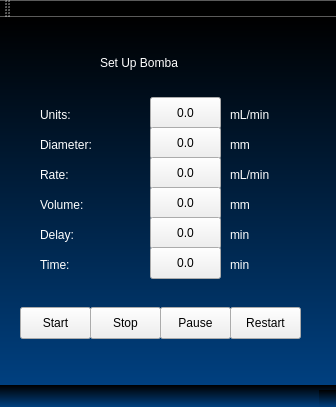
<?xml version="1.0" encoding="UTF-8"?>
<ui version="4.0">
 <class>MainWindow</class>
 <widget class="QMainWindow" name="MainWindow">
  <property name="geometry">
   <rect>
    <x>0</x>
    <y>0</y>
    <width>336</width>
    <height>407</height>
   </rect>
  </property>
  <property name="palette">
   <palette>
    <active>
     <colorrole role="WindowText">
      <brush brushstyle="SolidPattern">
       <color alpha="255">
        <red>255</red>
        <green>255</green>
        <blue>255</blue>
       </color>
      </brush>
     </colorrole>
     <colorrole role="Button">
      <brush brushstyle="LinearGradientPattern">
       <gradient startx="0.000000000000000" starty="1.000000000000000" endx="0.000000000000000" endy="0.000000000000000" type="LinearGradient" spread="PadSpread" coordinatemode="ObjectBoundingMode">
        <gradientstop position="0.000000000000000">
         <color alpha="255">
          <red>0</red>
          <green>64</green>
          <blue>128</blue>
         </color>
        </gradientstop>
        <gradientstop position="1.000000000000000">
         <color alpha="255">
          <red>0</red>
          <green>0</green>
          <blue>0</blue>
         </color>
        </gradientstop>
       </gradient>
      </brush>
     </colorrole>
     <colorrole role="Light">
      <brush brushstyle="SolidPattern">
       <color alpha="255">
        <red>121</red>
        <green>123</green>
        <blue>125</blue>
       </color>
      </brush>
     </colorrole>
     <colorrole role="Midlight">
      <brush brushstyle="SolidPattern">
       <color alpha="255">
        <red>101</red>
        <green>102</green>
        <blue>104</blue>
       </color>
      </brush>
     </colorrole>
     <colorrole role="Dark">
      <brush brushstyle="SolidPattern">
       <color alpha="255">
        <red>40</red>
        <green>41</green>
        <blue>41</blue>
       </color>
      </brush>
     </colorrole>
     <colorrole role="Mid">
      <brush brushstyle="SolidPattern">
       <color alpha="255">
        <red>54</red>
        <green>54</green>
        <blue>55</blue>
       </color>
      </brush>
     </colorrole>
     <colorrole role="Text">
      <brush brushstyle="SolidPattern">
       <color alpha="255">
        <red>255</red>
        <green>255</green>
        <blue>255</blue>
       </color>
      </brush>
     </colorrole>
     <colorrole role="BrightText">
      <brush brushstyle="SolidPattern">
       <color alpha="255">
        <red>255</red>
        <green>255</green>
        <blue>255</blue>
       </color>
      </brush>
     </colorrole>
     <colorrole role="ButtonText">
      <brush brushstyle="SolidPattern">
       <color alpha="255">
        <red>255</red>
        <green>255</green>
        <blue>255</blue>
       </color>
      </brush>
     </colorrole>
     <colorrole role="Base">
      <brush brushstyle="LinearGradientPattern">
       <gradient startx="0.000000000000000" starty="1.000000000000000" endx="0.000000000000000" endy="0.000000000000000" type="LinearGradient" spread="PadSpread" coordinatemode="ObjectBoundingMode">
        <gradientstop position="0.000000000000000">
         <color alpha="255">
          <red>0</red>
          <green>64</green>
          <blue>128</blue>
         </color>
        </gradientstop>
        <gradientstop position="1.000000000000000">
         <color alpha="255">
          <red>0</red>
          <green>0</green>
          <blue>0</blue>
         </color>
        </gradientstop>
       </gradient>
      </brush>
     </colorrole>
     <colorrole role="Window">
      <brush brushstyle="LinearGradientPattern">
       <gradient startx="0.000000000000000" starty="1.000000000000000" endx="0.000000000000000" endy="0.000000000000000" type="LinearGradient" spread="PadSpread" coordinatemode="ObjectBoundingMode">
        <gradientstop position="0.000000000000000">
         <color alpha="255">
          <red>0</red>
          <green>64</green>
          <blue>128</blue>
         </color>
        </gradientstop>
        <gradientstop position="1.000000000000000">
         <color alpha="255">
          <red>0</red>
          <green>0</green>
          <blue>0</blue>
         </color>
        </gradientstop>
       </gradient>
      </brush>
     </colorrole>
     <colorrole role="Shadow">
      <brush brushstyle="SolidPattern">
       <color alpha="255">
        <red>0</red>
        <green>0</green>
        <blue>0</blue>
       </color>
      </brush>
     </colorrole>
     <colorrole role="AlternateBase">
      <brush brushstyle="SolidPattern">
       <color alpha="255">
        <red>40</red>
        <green>41</green>
        <blue>41</blue>
       </color>
      </brush>
     </colorrole>
     <colorrole role="ToolTipBase">
      <brush brushstyle="SolidPattern">
       <color alpha="255">
        <red>255</red>
        <green>255</green>
        <blue>220</blue>
       </color>
      </brush>
     </colorrole>
     <colorrole role="ToolTipText">
      <brush brushstyle="SolidPattern">
       <color alpha="255">
        <red>0</red>
        <green>0</green>
        <blue>0</blue>
       </color>
      </brush>
     </colorrole>
    </active>
    <inactive>
     <colorrole role="WindowText">
      <brush brushstyle="SolidPattern">
       <color alpha="255">
        <red>255</red>
        <green>255</green>
        <blue>255</blue>
       </color>
      </brush>
     </colorrole>
     <colorrole role="Button">
      <brush brushstyle="LinearGradientPattern">
       <gradient startx="0.000000000000000" starty="1.000000000000000" endx="0.000000000000000" endy="0.000000000000000" type="LinearGradient" spread="PadSpread" coordinatemode="ObjectBoundingMode">
        <gradientstop position="0.000000000000000">
         <color alpha="255">
          <red>0</red>
          <green>64</green>
          <blue>128</blue>
         </color>
        </gradientstop>
        <gradientstop position="1.000000000000000">
         <color alpha="255">
          <red>0</red>
          <green>0</green>
          <blue>0</blue>
         </color>
        </gradientstop>
       </gradient>
      </brush>
     </colorrole>
     <colorrole role="Light">
      <brush brushstyle="SolidPattern">
       <color alpha="255">
        <red>121</red>
        <green>123</green>
        <blue>125</blue>
       </color>
      </brush>
     </colorrole>
     <colorrole role="Midlight">
      <brush brushstyle="SolidPattern">
       <color alpha="255">
        <red>101</red>
        <green>102</green>
        <blue>104</blue>
       </color>
      </brush>
     </colorrole>
     <colorrole role="Dark">
      <brush brushstyle="SolidPattern">
       <color alpha="255">
        <red>40</red>
        <green>41</green>
        <blue>41</blue>
       </color>
      </brush>
     </colorrole>
     <colorrole role="Mid">
      <brush brushstyle="SolidPattern">
       <color alpha="255">
        <red>54</red>
        <green>54</green>
        <blue>55</blue>
       </color>
      </brush>
     </colorrole>
     <colorrole role="Text">
      <brush brushstyle="SolidPattern">
       <color alpha="255">
        <red>255</red>
        <green>255</green>
        <blue>255</blue>
       </color>
      </brush>
     </colorrole>
     <colorrole role="BrightText">
      <brush brushstyle="SolidPattern">
       <color alpha="255">
        <red>255</red>
        <green>255</green>
        <blue>255</blue>
       </color>
      </brush>
     </colorrole>
     <colorrole role="ButtonText">
      <brush brushstyle="SolidPattern">
       <color alpha="255">
        <red>255</red>
        <green>255</green>
        <blue>255</blue>
       </color>
      </brush>
     </colorrole>
     <colorrole role="Base">
      <brush brushstyle="LinearGradientPattern">
       <gradient startx="0.000000000000000" starty="1.000000000000000" endx="0.000000000000000" endy="0.000000000000000" type="LinearGradient" spread="PadSpread" coordinatemode="ObjectBoundingMode">
        <gradientstop position="0.000000000000000">
         <color alpha="255">
          <red>0</red>
          <green>64</green>
          <blue>128</blue>
         </color>
        </gradientstop>
        <gradientstop position="1.000000000000000">
         <color alpha="255">
          <red>0</red>
          <green>0</green>
          <blue>0</blue>
         </color>
        </gradientstop>
       </gradient>
      </brush>
     </colorrole>
     <colorrole role="Window">
      <brush brushstyle="LinearGradientPattern">
       <gradient startx="0.000000000000000" starty="1.000000000000000" endx="0.000000000000000" endy="0.000000000000000" type="LinearGradient" spread="PadSpread" coordinatemode="ObjectBoundingMode">
        <gradientstop position="0.000000000000000">
         <color alpha="255">
          <red>0</red>
          <green>64</green>
          <blue>128</blue>
         </color>
        </gradientstop>
        <gradientstop position="1.000000000000000">
         <color alpha="255">
          <red>0</red>
          <green>0</green>
          <blue>0</blue>
         </color>
        </gradientstop>
       </gradient>
      </brush>
     </colorrole>
     <colorrole role="Shadow">
      <brush brushstyle="SolidPattern">
       <color alpha="255">
        <red>0</red>
        <green>0</green>
        <blue>0</blue>
       </color>
      </brush>
     </colorrole>
     <colorrole role="AlternateBase">
      <brush brushstyle="SolidPattern">
       <color alpha="255">
        <red>40</red>
        <green>41</green>
        <blue>41</blue>
       </color>
      </brush>
     </colorrole>
     <colorrole role="ToolTipBase">
      <brush brushstyle="SolidPattern">
       <color alpha="255">
        <red>255</red>
        <green>255</green>
        <blue>220</blue>
       </color>
      </brush>
     </colorrole>
     <colorrole role="ToolTipText">
      <brush brushstyle="SolidPattern">
       <color alpha="255">
        <red>0</red>
        <green>0</green>
        <blue>0</blue>
       </color>
      </brush>
     </colorrole>
    </inactive>
    <disabled>
     <colorrole role="WindowText">
      <brush brushstyle="SolidPattern">
       <color alpha="255">
        <red>40</red>
        <green>41</green>
        <blue>41</blue>
       </color>
      </brush>
     </colorrole>
     <colorrole role="Button">
      <brush brushstyle="LinearGradientPattern">
       <gradient startx="0.000000000000000" starty="1.000000000000000" endx="0.000000000000000" endy="0.000000000000000" type="LinearGradient" spread="PadSpread" coordinatemode="ObjectBoundingMode">
        <gradientstop position="0.000000000000000">
         <color alpha="255">
          <red>0</red>
          <green>64</green>
          <blue>128</blue>
         </color>
        </gradientstop>
        <gradientstop position="1.000000000000000">
         <color alpha="255">
          <red>0</red>
          <green>0</green>
          <blue>0</blue>
         </color>
        </gradientstop>
       </gradient>
      </brush>
     </colorrole>
     <colorrole role="Light">
      <brush brushstyle="SolidPattern">
       <color alpha="255">
        <red>121</red>
        <green>123</green>
        <blue>125</blue>
       </color>
      </brush>
     </colorrole>
     <colorrole role="Midlight">
      <brush brushstyle="SolidPattern">
       <color alpha="255">
        <red>101</red>
        <green>102</green>
        <blue>104</blue>
       </color>
      </brush>
     </colorrole>
     <colorrole role="Dark">
      <brush brushstyle="SolidPattern">
       <color alpha="255">
        <red>40</red>
        <green>41</green>
        <blue>41</blue>
       </color>
      </brush>
     </colorrole>
     <colorrole role="Mid">
      <brush brushstyle="SolidPattern">
       <color alpha="255">
        <red>54</red>
        <green>54</green>
        <blue>55</blue>
       </color>
      </brush>
     </colorrole>
     <colorrole role="Text">
      <brush brushstyle="SolidPattern">
       <color alpha="255">
        <red>40</red>
        <green>41</green>
        <blue>41</blue>
       </color>
      </brush>
     </colorrole>
     <colorrole role="BrightText">
      <brush brushstyle="SolidPattern">
       <color alpha="255">
        <red>255</red>
        <green>255</green>
        <blue>255</blue>
       </color>
      </brush>
     </colorrole>
     <colorrole role="ButtonText">
      <brush brushstyle="SolidPattern">
       <color alpha="255">
        <red>40</red>
        <green>41</green>
        <blue>41</blue>
       </color>
      </brush>
     </colorrole>
     <colorrole role="Base">
      <brush brushstyle="LinearGradientPattern">
       <gradient startx="0.000000000000000" starty="1.000000000000000" endx="0.000000000000000" endy="0.000000000000000" type="LinearGradient" spread="PadSpread" coordinatemode="ObjectBoundingMode">
        <gradientstop position="0.000000000000000">
         <color alpha="255">
          <red>0</red>
          <green>64</green>
          <blue>128</blue>
         </color>
        </gradientstop>
        <gradientstop position="1.000000000000000">
         <color alpha="255">
          <red>0</red>
          <green>0</green>
          <blue>0</blue>
         </color>
        </gradientstop>
       </gradient>
      </brush>
     </colorrole>
     <colorrole role="Window">
      <brush brushstyle="LinearGradientPattern">
       <gradient startx="0.000000000000000" starty="1.000000000000000" endx="0.000000000000000" endy="0.000000000000000" type="LinearGradient" spread="PadSpread" coordinatemode="ObjectBoundingMode">
        <gradientstop position="0.000000000000000">
         <color alpha="255">
          <red>0</red>
          <green>64</green>
          <blue>128</blue>
         </color>
        </gradientstop>
        <gradientstop position="1.000000000000000">
         <color alpha="255">
          <red>0</red>
          <green>0</green>
          <blue>0</blue>
         </color>
        </gradientstop>
       </gradient>
      </brush>
     </colorrole>
     <colorrole role="Shadow">
      <brush brushstyle="SolidPattern">
       <color alpha="255">
        <red>0</red>
        <green>0</green>
        <blue>0</blue>
       </color>
      </brush>
     </colorrole>
     <colorrole role="AlternateBase">
      <brush brushstyle="SolidPattern">
       <color alpha="255">
        <red>81</red>
        <green>82</green>
        <blue>83</blue>
       </color>
      </brush>
     </colorrole>
     <colorrole role="ToolTipBase">
      <brush brushstyle="SolidPattern">
       <color alpha="255">
        <red>255</red>
        <green>255</green>
        <blue>220</blue>
       </color>
      </brush>
     </colorrole>
     <colorrole role="ToolTipText">
      <brush brushstyle="SolidPattern">
       <color alpha="255">
        <red>0</red>
        <green>0</green>
        <blue>0</blue>
       </color>
      </brush>
     </colorrole>
    </disabled>
   </palette>
  </property>
  <property name="windowTitle">
   <string>Quirema</string>
  </property>
  <property name="styleSheet">
   <string notr="true">background: qlineargradient(spread:pad, x1:0, y1:1, x2:0, y2:0, stop:0 rgba(0, 64, 128, 255), stop:1 rgba(0, 0, 0, 255))</string>
  </property>
  <widget class="QWidget" name="centralWidget">
   <property name="layoutDirection">
    <enum>Qt::LeftToRight</enum>
   </property>
   <property name="autoFillBackground">
    <bool>false</bool>
   </property>
   <property name="styleSheet">
    <string notr="true"/>
   </property>
   <widget class="QLabel" name="label_Units">
    <property name="geometry">
     <rect>
      <x>40</x>
      <y>90</y>
      <width>81</width>
      <height>16</height>
     </rect>
    </property>
    <property name="styleSheet">
     <string notr="true">color:white;
font: 25 18pt &quot;Helvetica&quot;;
background:none;</string>
    </property>
    <property name="text">
     <string>Units:</string>
    </property>
   </widget>
   <widget class="QLabel" name="label_Diameter">
    <property name="geometry">
     <rect>
      <x>40</x>
      <y>120</y>
      <width>81</width>
      <height>16</height>
     </rect>
    </property>
    <property name="styleSheet">
     <string notr="true">color:white;
font: 25 18pt &quot;Helvetica&quot;;
background:none;</string>
    </property>
    <property name="text">
     <string>Diameter:</string>
    </property>
   </widget>
   <widget class="QLabel" name="label_Rate">
    <property name="geometry">
     <rect>
      <x>40</x>
      <y>150</y>
      <width>81</width>
      <height>16</height>
     </rect>
    </property>
    <property name="styleSheet">
     <string notr="true">color:white;
font: 25 18pt &quot;Helvetica&quot;;
background:none;</string>
    </property>
    <property name="text">
     <string>Rate:</string>
    </property>
   </widget>
   <widget class="QLabel" name="label_Volume">
    <property name="geometry">
     <rect>
      <x>40</x>
      <y>180</y>
      <width>81</width>
      <height>16</height>
     </rect>
    </property>
    <property name="styleSheet">
     <string notr="true">color:white;
font: 25 18pt &quot;Helvetica&quot;;
background:none;</string>
    </property>
    <property name="text">
     <string>Volume:</string>
    </property>
   </widget>
   <widget class="QLabel" name="label_title">
    <property name="geometry">
     <rect>
      <x>100</x>
      <y>30</y>
      <width>131</width>
      <height>31</height>
     </rect>
    </property>
    <property name="autoFillBackground">
     <bool>false</bool>
    </property>
    <property name="styleSheet">
     <string notr="true">color:white;
font: 25 18pt &quot;Helvetica&quot;;
background:none;</string>
    </property>
    <property name="text">
     <string>Set Up Bomba</string>
    </property>
   </widget>
   <widget class="QPushButton" name="startButton">
    <property name="geometry">
     <rect>
      <x>20</x>
      <y>290</y>
      <width>71</width>
      <height>32</height>
     </rect>
    </property>
    <property name="styleSheet">
     <string notr="true">background:none</string>
    </property>
    <property name="text">
     <string>Start</string>
    </property>
   </widget>
   <widget class="QPushButton" name="stopButton">
    <property name="geometry">
     <rect>
      <x>90</x>
      <y>290</y>
      <width>71</width>
      <height>32</height>
     </rect>
    </property>
    <property name="styleSheet">
     <string notr="true">background:none</string>
    </property>
    <property name="text">
     <string>Stop</string>
    </property>
   </widget>
   <widget class="QPushButton" name="pauseButton">
    <property name="geometry">
     <rect>
      <x>160</x>
      <y>290</y>
      <width>71</width>
      <height>32</height>
     </rect>
    </property>
    <property name="styleSheet">
     <string notr="true">background:none</string>
    </property>
    <property name="text">
     <string>Pause</string>
    </property>
   </widget>
   <widget class="QPushButton" name="restartButton">
    <property name="geometry">
     <rect>
      <x>230</x>
      <y>290</y>
      <width>71</width>
      <height>32</height>
     </rect>
    </property>
    <property name="styleSheet">
     <string notr="true">background:none</string>
    </property>
    <property name="text">
     <string>Restart</string>
    </property>
   </widget>
   <widget class="QLabel" name="label_Delay">
    <property name="geometry">
     <rect>
      <x>40</x>
      <y>210</y>
      <width>81</width>
      <height>16</height>
     </rect>
    </property>
    <property name="styleSheet">
     <string notr="true">color:white;
font: 25 18pt &quot;Helvetica&quot;;
background:none;</string>
    </property>
    <property name="text">
     <string>Delay:</string>
    </property>
   </widget>
   <widget class="QLabel" name="label_Time">
    <property name="geometry">
     <rect>
      <x>40</x>
      <y>240</y>
      <width>81</width>
      <height>16</height>
     </rect>
    </property>
    <property name="styleSheet">
     <string notr="true">color:white;
font: 25 18pt &quot;Helvetica&quot;;
background:none;</string>
    </property>
    <property name="text">
     <string>Time:</string>
    </property>
   </widget>
   <widget class="QPushButton" name="UnitsButton">
    <property name="geometry">
     <rect>
      <x>150</x>
      <y>80</y>
      <width>71</width>
      <height>32</height>
     </rect>
    </property>
    <property name="styleSheet">
     <string notr="true">background:none</string>
    </property>
    <property name="text">
     <string>0.0</string>
    </property>
   </widget>
   <widget class="QPushButton" name="DiameterButton">
    <property name="geometry">
     <rect>
      <x>150</x>
      <y>110</y>
      <width>71</width>
      <height>32</height>
     </rect>
    </property>
    <property name="styleSheet">
     <string notr="true">background:none</string>
    </property>
    <property name="text">
     <string>0.0</string>
    </property>
   </widget>
   <widget class="QPushButton" name="rateButton">
    <property name="geometry">
     <rect>
      <x>150</x>
      <y>140</y>
      <width>71</width>
      <height>32</height>
     </rect>
    </property>
    <property name="styleSheet">
     <string notr="true">background:none</string>
    </property>
    <property name="text">
     <string>0.0</string>
    </property>
   </widget>
   <widget class="QPushButton" name="VolumeButton">
    <property name="geometry">
     <rect>
      <x>150</x>
      <y>170</y>
      <width>71</width>
      <height>32</height>
     </rect>
    </property>
    <property name="styleSheet">
     <string notr="true">background:none</string>
    </property>
    <property name="text">
     <string>0.0</string>
    </property>
   </widget>
   <widget class="QPushButton" name="DelayButton">
    <property name="geometry">
     <rect>
      <x>150</x>
      <y>200</y>
      <width>71</width>
      <height>32</height>
     </rect>
    </property>
    <property name="styleSheet">
     <string notr="true">background:none</string>
    </property>
    <property name="text">
     <string>0.0</string>
    </property>
   </widget>
   <widget class="QPushButton" name="TimeButton">
    <property name="geometry">
     <rect>
      <x>150</x>
      <y>230</y>
      <width>71</width>
      <height>32</height>
     </rect>
    </property>
    <property name="styleSheet">
     <string notr="true">background:none</string>
    </property>
    <property name="text">
     <string>0.0</string>
    </property>
   </widget>
   <widget class="QLabel" name="label_unitsUnits">
    <property name="geometry">
     <rect>
      <x>230</x>
      <y>90</y>
      <width>61</width>
      <height>16</height>
     </rect>
    </property>
    <property name="styleSheet">
     <string notr="true">color:white;
font: 25 18pt &quot;Helvetica&quot;;
background:none;</string>
    </property>
    <property name="text">
     <string>mL/min</string>
    </property>
   </widget>
   <widget class="QLabel" name="label_UnitsDiameter">
    <property name="geometry">
     <rect>
      <x>230</x>
      <y>120</y>
      <width>61</width>
      <height>16</height>
     </rect>
    </property>
    <property name="styleSheet">
     <string notr="true">color:white;
font: 25 18pt &quot;Helvetica&quot;;
background:none;</string>
    </property>
    <property name="text">
     <string>mm</string>
    </property>
   </widget>
   <widget class="QLabel" name="label_UnitsRate">
    <property name="geometry">
     <rect>
      <x>230</x>
      <y>150</y>
      <width>61</width>
      <height>16</height>
     </rect>
    </property>
    <property name="styleSheet">
     <string notr="true">color:white;
font: 25 18pt &quot;Helvetica&quot;;
background:none;</string>
    </property>
    <property name="text">
     <string>mL/min</string>
    </property>
   </widget>
   <widget class="QLabel" name="label_UnitsVolume">
    <property name="geometry">
     <rect>
      <x>230</x>
      <y>180</y>
      <width>61</width>
      <height>16</height>
     </rect>
    </property>
    <property name="styleSheet">
     <string notr="true">color:white;
font: 25 18pt &quot;Helvetica&quot;;
background:none;</string>
    </property>
    <property name="text">
     <string>mm</string>
    </property>
   </widget>
   <widget class="QLabel" name="label_UnitsDelay">
    <property name="geometry">
     <rect>
      <x>230</x>
      <y>210</y>
      <width>61</width>
      <height>16</height>
     </rect>
    </property>
    <property name="styleSheet">
     <string notr="true">color:white;
font: 25 18pt &quot;Helvetica&quot;;
background:none;</string>
    </property>
    <property name="text">
     <string>min</string>
    </property>
   </widget>
   <widget class="QLabel" name="label_UnitsTime">
    <property name="geometry">
     <rect>
      <x>230</x>
      <y>240</y>
      <width>61</width>
      <height>16</height>
     </rect>
    </property>
    <property name="styleSheet">
     <string notr="true">color:white;
font: 25 18pt &quot;Helvetica&quot;;
background:none;</string>
    </property>
    <property name="text">
     <string>min</string>
    </property>
   </widget>
  </widget>
  <widget class="QMenuBar" name="menuBar">
   <property name="geometry">
    <rect>
     <x>0</x>
     <y>0</y>
     <width>336</width>
     <height>22</height>
    </rect>
   </property>
  </widget>
  <widget class="QToolBar" name="mainToolBar">
   <attribute name="toolBarArea">
    <enum>TopToolBarArea</enum>
   </attribute>
   <attribute name="toolBarBreak">
    <bool>false</bool>
   </attribute>
  </widget>
  <widget class="QStatusBar" name="statusBar"/>
 </widget>
 <layoutdefault spacing="6" margin="11"/>
 <resources/>
 <connections/>
</ui>
